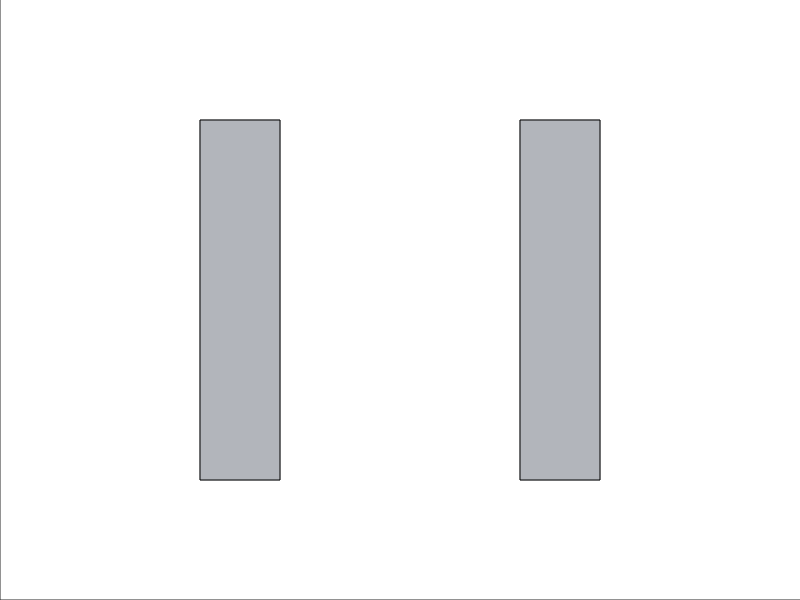

Write MATLAB code to recreate this figure. (Note: this script raises an error after producing the figure.)
%close level selection interface
close all

%establish wall positions
%          x1 y1  x2  y2
walls =  [  2.5   2  2.5   8; ...
            3.5   2  3.5   8; ...
            2.5   2  3.5   2; ...
            2.5   8  3.5   8; ...
            6.5   2  6.5   8; ...
            7.5   2  7.5   8; ...
            6.5   2  7.5   2; ...
            6.5   8  7.5   8];

%define initial velocity, timestep, and coefficient of restitution
coefficient_of_restitution = 1;
timestep = 0.1;
v0 = 1.0;

%set the axis field to 10 x 10
fig = figure('Color', 'white');
axis ([0 10 0 10]);
set(fig, 'Position', [440 378 500 500])
set(gca,'position',[0 0 1 1],'units','normalized')

%turn off the tick labels
set(gca, 'XTick', [])
set(gca, 'YTick', [])

%define grey color
grey = [179, 182, 188] ./ 256;

%plot the walls (indices 1 and 3 are x positions, indices 2 and 4 are y
%positions)
w1 = line(walls(1:4,[1 3])',walls(1:4,[2 4])', 'Color', grey);
w2 = line(walls(5:8,[1 3])',walls(5:8,[2 4])', 'Color', grey);
%patch the inside of the walls to give appearance of solid shape
shape1 = patch([2.5 3.5 3.5 2.5 2.5], [2 2 8 8 2], grey);
shape2 = patch([6.5 7.5 7.5 6.5 6.5], [2 2 8 8 2], grey);

%select position and launch angle of ball
[x0, y0, launchX, launchY, b_init, arrow] = userSelect([2.5 3.5 3.5 2.5 2.5...
    NaN 6.5 7.5 7.5 6.5 6.5], [2 2 8 8 2 NaN 2 2 8 8 2]);

%use keyboard commands to reselect current position/angle or to launch ball
%force entry into loops
key = 0;
while key~=1
    waitforbuttonpress
    key=get(fig,'CurrentCharacter');
    if key == 'r'
        %remove the current arrow and ball
        delete(b_init)
        delete(arrow)
        %reset position and angle of ball
        [x0, y0, launchX, launchY, b_init, arrow] = userSelect([2.5 3.5 3.5 2.5 2.5...
    NaN 6.5 7.5 7.5 6.5 6.5], [2 2 8 8 2 NaN 2 2 8 8 2]);
        %break out of the loop
        key = 0;
    elseif key == 32
        %remove the arrow from the plot
        delete(arrow)
        
        %determine components of velocity 
        [vx, vy] = calculateVelocity(v0, x0, y0, launchX, launchY);
        
        %plot initial ball image
        [ballState, oldBallState, trail] = initialPlot(x0, y0, vx, vy);
        
        %while the ball is within the bounds of the screen
        while ballState(1) < 10 && ballState(1) > 0 && ballState(2) < 10 ...
                && ballState(2) > 0
            
            %update the plot and the ball states
            [ballState, oldBallState, wallCollide] = updatePlot(ballState, oldBallState,...
            b_init, trail, timestep, walls, coefficient_of_restitution);
            
            %if the ball collides with the shape (meaning the velocity has
            %changed)
            if ballState(end, 3) ~= oldBallState(end-1, 3) || ballState(end, 4)...
                    ~= oldBallState(end-1, 4)
                %if the ball collided with the first shape
                if wallCollide(1) == 2.5 || wallCollide(1) == 3.5
                %make the first shape and corresponding walls disappear
                    delete(w1)
                    delete(shape1)
                    walls(1:4, :) = NaN(4,4);
                elseif wallCollide(1) == 6.5 || wallCollide(1) == 7.5
                %make the second shape and corresponding walls disappear
                    delete(w2)
                    delete(shape2)
                    walls(5:8, :) = NaN(4,4);
                end
            end
            %pause to produce animation
            pause (0.01);
        end
        %break out of the loop
        key = 1;
    else
        key = 0;
    end
end

%check if level has been won
%if so, display winner screen
WinnerScreen([shape1, shape2], ballState(1), ballState(2), 'Level2.m')